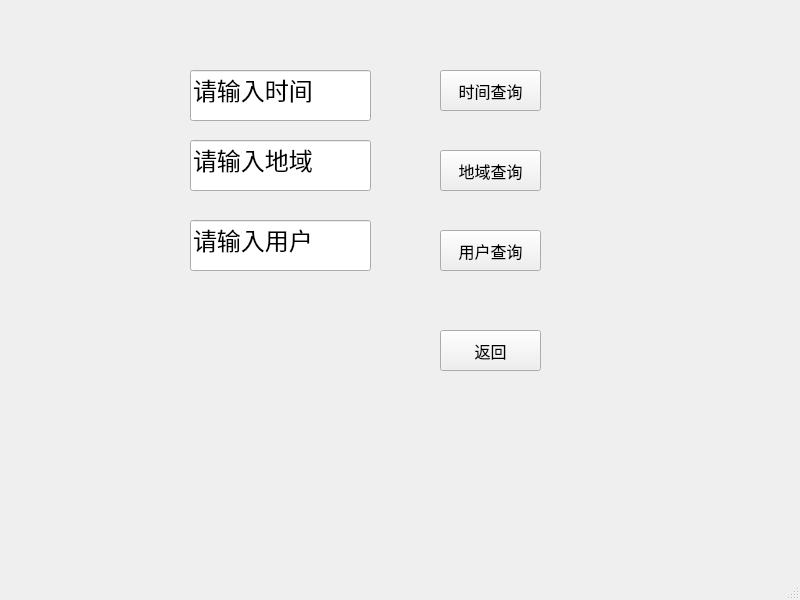
<?xml version="1.0" encoding="UTF-8"?>
<ui version="4.0">
 <class>queryWindow</class>
 <widget class="QMainWindow" name="queryWindow">
  <property name="windowModality">
   <enum>Qt::NonModal</enum>
  </property>
  <property name="geometry">
   <rect>
    <x>0</x>
    <y>0</y>
    <width>800</width>
    <height>600</height>
   </rect>
  </property>
  <property name="windowTitle">
   <string>查询行程界面</string>
  </property>
  <property name="layoutDirection">
   <enum>Qt::LeftToRight</enum>
  </property>
  <widget class="QWidget" name="centralwidget">
   <widget class="QPushButton" name="pushButton">
    <property name="geometry">
     <rect>
      <x>440</x>
      <y>70</y>
      <width>101</width>
      <height>41</height>
     </rect>
    </property>
    <property name="font">
     <font>
      <pointsize>12</pointsize>
     </font>
    </property>
    <property name="text">
     <string>时间查询</string>
    </property>
   </widget>
   <widget class="QPushButton" name="pushButton_2">
    <property name="geometry">
     <rect>
      <x>440</x>
      <y>150</y>
      <width>101</width>
      <height>41</height>
     </rect>
    </property>
    <property name="font">
     <font>
      <pointsize>12</pointsize>
     </font>
    </property>
    <property name="text">
     <string>地域查询</string>
    </property>
   </widget>
   <widget class="QPushButton" name="pushButton_3">
    <property name="geometry">
     <rect>
      <x>440</x>
      <y>230</y>
      <width>101</width>
      <height>41</height>
     </rect>
    </property>
    <property name="font">
     <font>
      <pointsize>12</pointsize>
     </font>
    </property>
    <property name="text">
     <string>用户查询</string>
    </property>
   </widget>
   <widget class="QPushButton" name="pushButton_4">
    <property name="geometry">
     <rect>
      <x>440</x>
      <y>330</y>
      <width>101</width>
      <height>41</height>
     </rect>
    </property>
    <property name="font">
     <font>
      <pointsize>12</pointsize>
     </font>
    </property>
    <property name="text">
     <string>返回</string>
    </property>
   </widget>
   <widget class="QLineEdit" name="lineEdit">
    <property name="geometry">
     <rect>
      <x>190</x>
      <y>70</y>
      <width>181</width>
      <height>51</height>
     </rect>
    </property>
    <property name="font">
     <font>
      <pointsize>18</pointsize>
     </font>
    </property>
    <property name="text">
     <string>请输入时间</string>
    </property>
   </widget>
   <widget class="QLineEdit" name="lineEdit_2">
    <property name="geometry">
     <rect>
      <x>190</x>
      <y>220</y>
      <width>181</width>
      <height>51</height>
     </rect>
    </property>
    <property name="font">
     <font>
      <pointsize>18</pointsize>
     </font>
    </property>
    <property name="text">
     <string>请输入用户</string>
    </property>
   </widget>
   <widget class="QLineEdit" name="lineEdit_3">
    <property name="geometry">
     <rect>
      <x>190</x>
      <y>140</y>
      <width>181</width>
      <height>51</height>
     </rect>
    </property>
    <property name="font">
     <font>
      <pointsize>18</pointsize>
     </font>
    </property>
    <property name="text">
     <string>请输入地域</string>
    </property>
   </widget>
  </widget>
  <widget class="QMenuBar" name="menubar">
   <property name="geometry">
    <rect>
     <x>0</x>
     <y>0</y>
     <width>800</width>
     <height>26</height>
    </rect>
   </property>
  </widget>
  <widget class="QStatusBar" name="statusbar"/>
 </widget>
 <resources/>
 <connections/>
</ui>
